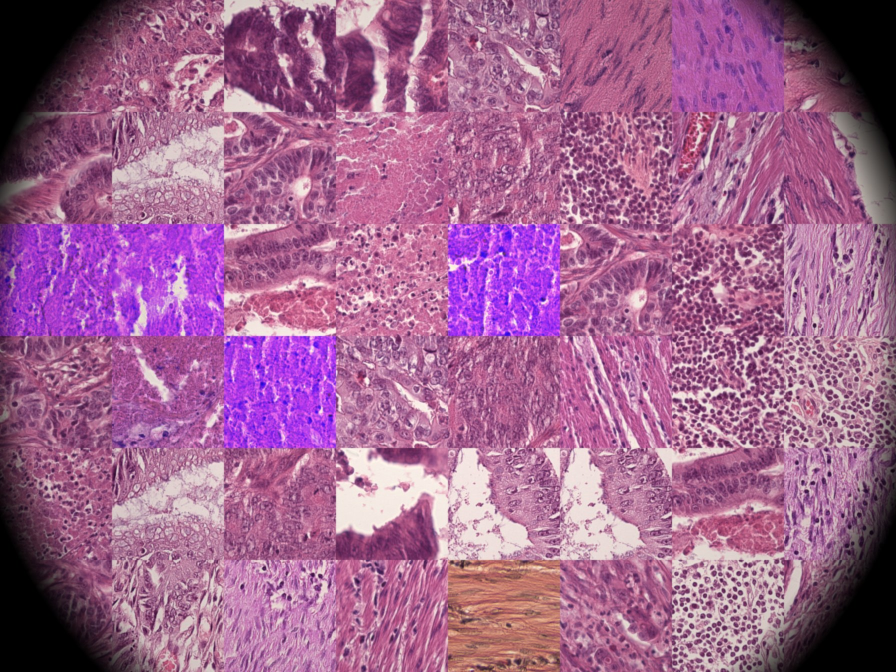
#> input picture backend/samples/advanced_adenocarcinoma.jpg, 1792 x 1344 px (shown at 1/2 size)
$ python -i stitch.py   (imports and definitions only)
#> lines starting #> are read from the running program, lines starting #| are printed output that depends on the picture; after the words box and inside, x2 and y2 are one past the last pixel; in counts of white or black regions, pixels touching at a corner belong together
"""Stitch overlapping eyepiece photos of one slide into a single mosaic.

The clinician moves the stage between photos so neighbouring fields overlap (about a third).
Each photo is a lit disc inside the dark eyepiece ring, so:

1. Find SIFT features inside each disc only (`field_mask`) and match every pair of photos.
2. Fit a similarity transform (shift + rotation + uniform scale) per matching pair with RANSAC.
   A flat slide under a fixed objective needs nothing more flexible.
3. Chain photos to one reference along the strongest matches (a maximum spanning tree).
4. Blend with weights that fall to zero at the eyepiece edge, so the dark ring and the dim
   field-stop never show and seams fade out.

Areas outside every field stay black, which the engine already treats as non-tissue.
"""

from __future__ import annotations

from dataclasses import dataclass
from pathlib import Path

import cv2
import numpy as np
from PIL import Image
from scipy import ndimage

from app import config

MATCH_SIDE = 1024  # photos are matched at this size; transforms are scaled back up
MIN_INLIERS = 25


class StitchError(ValueError):
    """Photos could not be aligned (too little overlap, blur, or not the same slide)."""


@dataclass
class Mosaic:
    image: Image.Image
    used: int  # photos that made it into the mosaic
    total: int
    downscale: float  # < 1 when the mosaic was shrunk to fit MOSAIC_MAX_SIDE


def field_mask(arr: np.ndarray) -> np.ndarray:
    """True inside the illuminated eyepiece field, minus its dim rim.

    The field stop is a convex disc, so the mask is the convex hull of the lit area: dark tissue
    (dense nuclei) touching the field edge stays inside instead of being cut out as 'ring'."""
    gray = cv2.GaussianBlur(cv2.cvtColor(arr, cv2.COLOR_RGB2GRAY), (0, 0), 3).astype(np.float32)
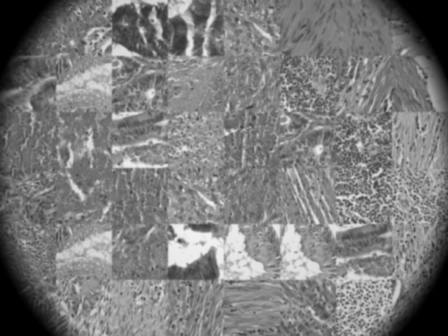
#> gray: shape (1344, 1792) float32 (shown at 1/4 size); min 0, max 241, mean 122.8
    lit = gray > max(25.0, 0.3 * float(np.percentile(gray, 90)))
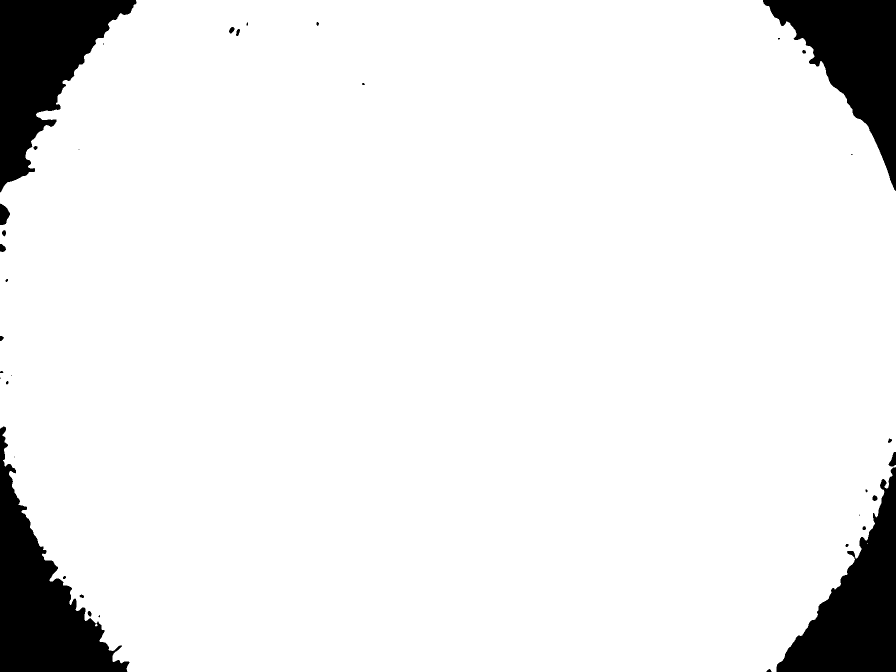
#> lit: shape (1344, 1792) bool (shown at 1/2 size); 92.2% white; 37 black regions (12 under 20 px), largest, box (x1, y1, x2, y2) and area: (0, 853, 259, 1344) 49688, (0, 0, 273, 385) 49389, (1553, 934, 1792, 1344) 44333
    labels, n = ndimage.label(lit)
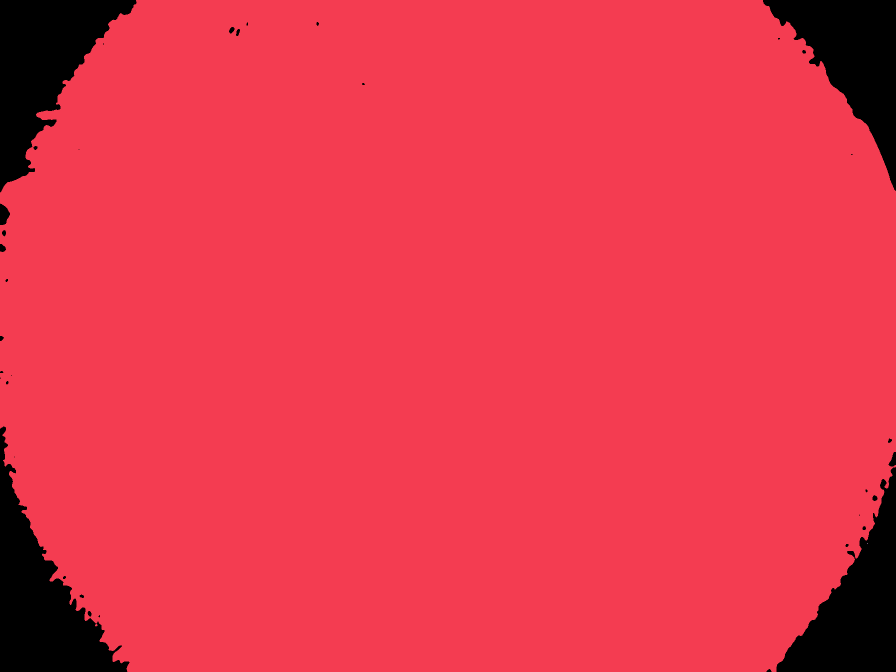
#> labels: shape (1344, 1792) int32 (shown at 1/2 size); 3 distinct labels, from 0 to 2; one colour per label, 0 black
#> n = 2
    if n == 0:
        return np.zeros(gray.shape, bool)
    disc = (labels == np.argmax(np.bincount(labels.ravel())[1:]) + 1).astype(np.uint8)
#> disc: shape (1344, 1792); values 0 (black) and 1 (white), 92.2% white; 37 black regions (12 under 20 px)
    contours, _ = cv2.findContours(disc, cv2.RETR_EXTERNAL, cv2.CHAIN_APPROX_SIMPLE)
#> contours = 1 contour; box (x1, y1, x2, y2) and area: (0, 0, 1792, 1344) 2217248
    hull = np.zeros_like(disc)
    cv2.fillPoly(hull, [cv2.convexHull(np.concatenate(contours))], 1)
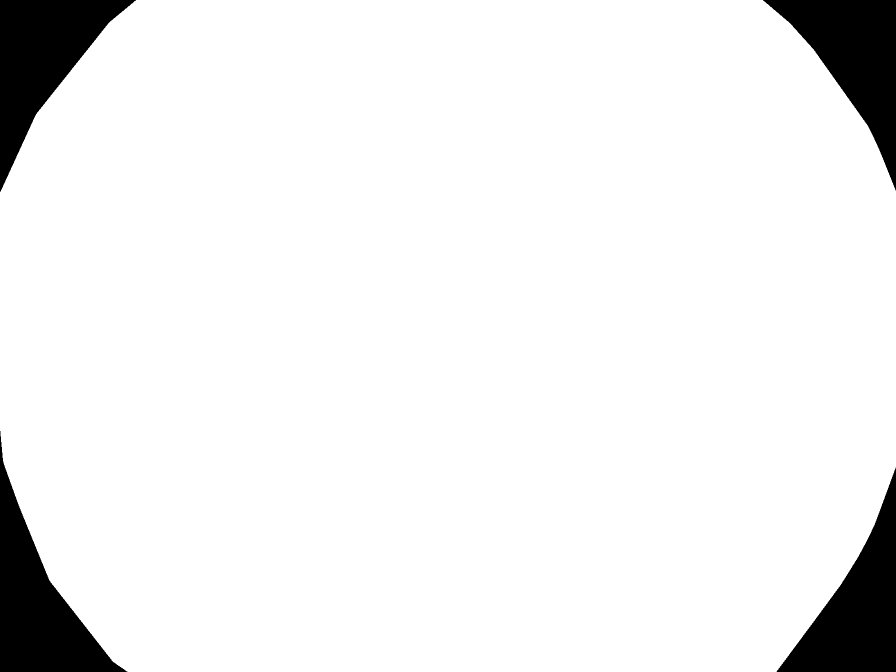
#> hull: shape (1344, 1792) (shown at 1/2 size); values 0 (black) and 1 (white), 92.9% white; 4 black regions, box (x1, y1, x2, y2) and area: (0, 862, 255, 1344) 43626, (0, 0, 272, 384) 43316, (1553, 935, 1792, 1344) 41895, (1526, 0, 1792, 381) 41367
    # Pull in from the field stop: its soft, dim edge would tint the blend.
    r = max(3, round(0.03 * max(arr.shape[:2])))
    return cv2.erode(hull, cv2.getStructuringElement(cv2.MORPH_ELLIPSE, (2 * r + 1, 2 * r + 1))) > 0
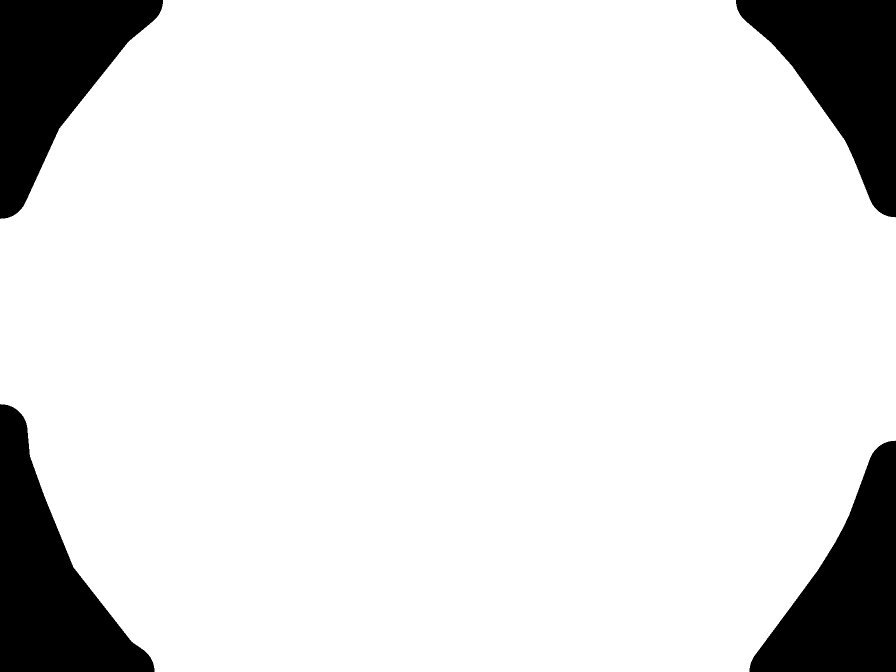
#> returned value: shape (1344, 1792) bool (shown at 1/2 size); 88.1% white; 4 black regions, box (x1, y1, x2, y2) and area: (0, 808, 309, 1344) 76268, (0, 0, 326, 438) 71424, (1499, 881, 1792, 1344) 70089, (1472, 0, 1792, 435) 69179


# [98 lines left out: functions _features, _pair, _layout, stitch, not called in this run]


def field_paths(case_dir: Path) -> list[Path]:
    return sorted(case_dir.glob("field_*"))

>>> import cv2
>>> picture = cv2.cvtColor(cv2.imread('../../samples/advanced_adenocarcinoma.jpg'), cv2.COLOR_BGR2RGB)
>>> result = field_mask(picture)

$ run again, on backend/samples/inflamed_mucosa.jpg
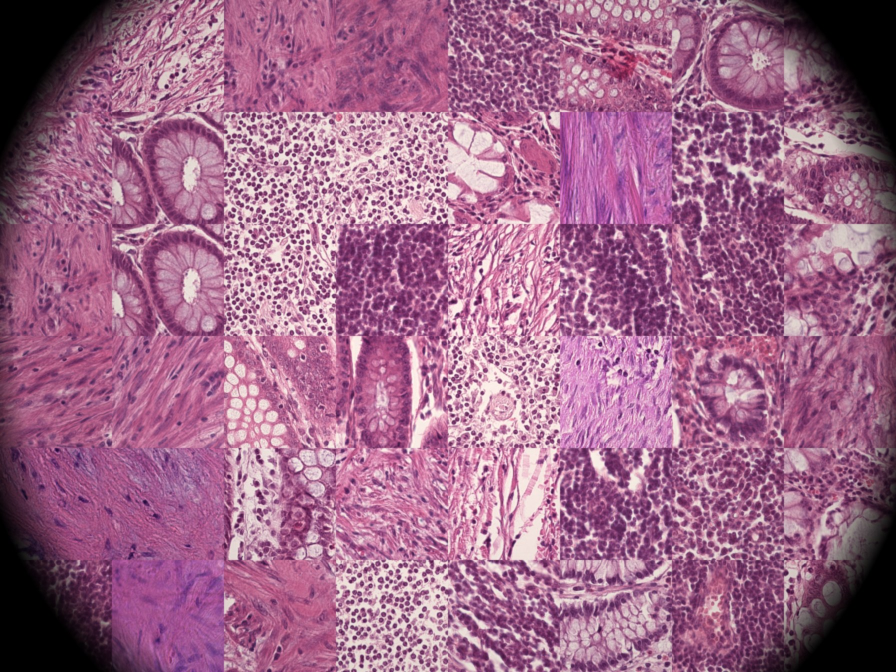
#> input picture backend/samples/inflamed_mucosa.jpg, 1792 x 1344 px (shown at 1/2 size)
#> lit: shape (1344, 1792) bool; 91.7% white; 47 black regions (16 under 20 px), largest, box (x1, y1, x2, y2) and area: (0, 866, 274, 1344) 55391, (1487, 910, 1792, 1344) 47671, (0, 0, 261, 422) 47609
#> in field_mask, `labels, n = ndimage.label(lit)`:
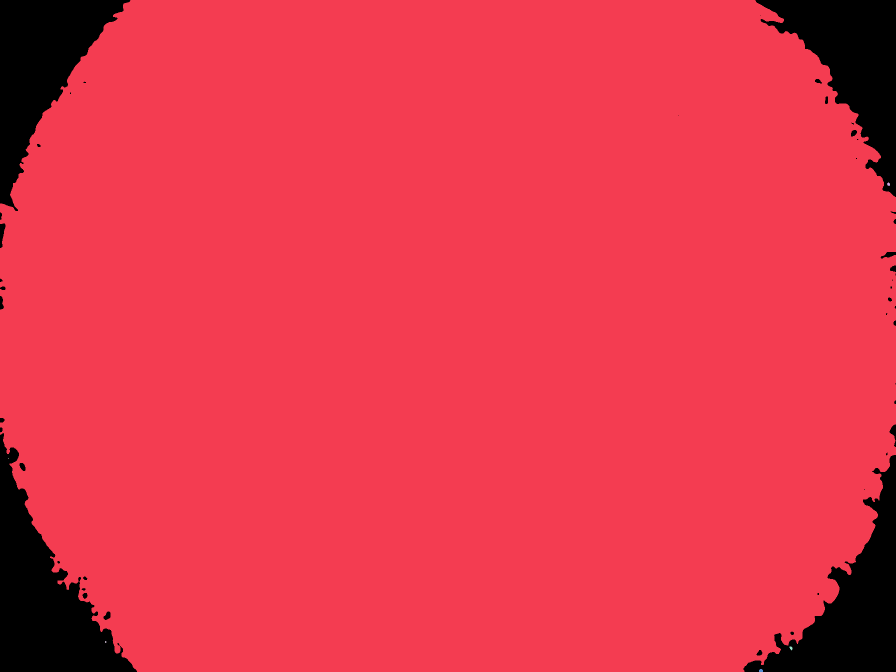
#> labels: shape (1344, 1792) int32 (shown at 1/2 size); 7 distinct labels, from 0 to 6; one colour per label, 0 black
#> n = 6
#> disc: shape (1344, 1792); values 0 (black) and 1 (white), 91.7% white; 47 black regions (16 under 20 px)
#> contours = 1 contour; box (x1, y1, x2, y2) and area: (0, 0, 1792, 1344) 2205754
#> hull: shape (1344, 1792); values 0 (black) and 1 (white), 92.6% white; 4 black regions, box (x1, y1, x2, y2) and area: (0, 871, 274, 1344) 49593, (0, 0, 261, 406) 44902, (1511, 0, 1792, 393) 42306, (1490, 911, 1792, 1344) 42284
#> in field_mask, `return cv2.erode(hull, cv2.getStructuringElement(cv2.MORPH_ELLIPSE, (2..`:
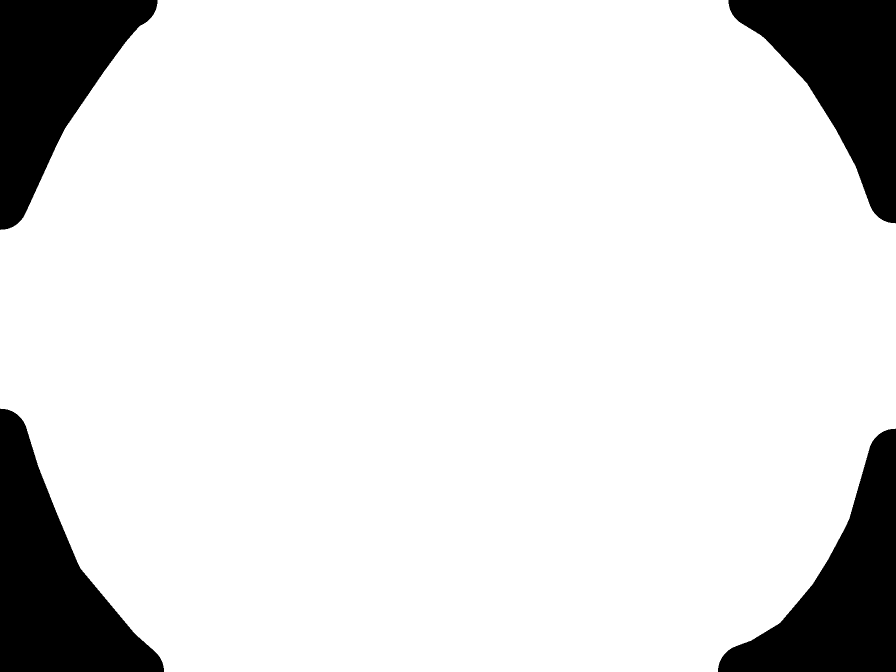
#> returned value: shape (1344, 1792) bool (shown at 1/2 size); 87.5% white; 4 black regions, box (x1, y1, x2, y2) and area: (0, 817, 328, 1344) 82080, (1436, 857, 1792, 1344) 74478, (0, 0, 315, 460) 73628, (1457, 0, 1792, 447) 71319

$ run again, on backend/samples/invasive_focus.jpg
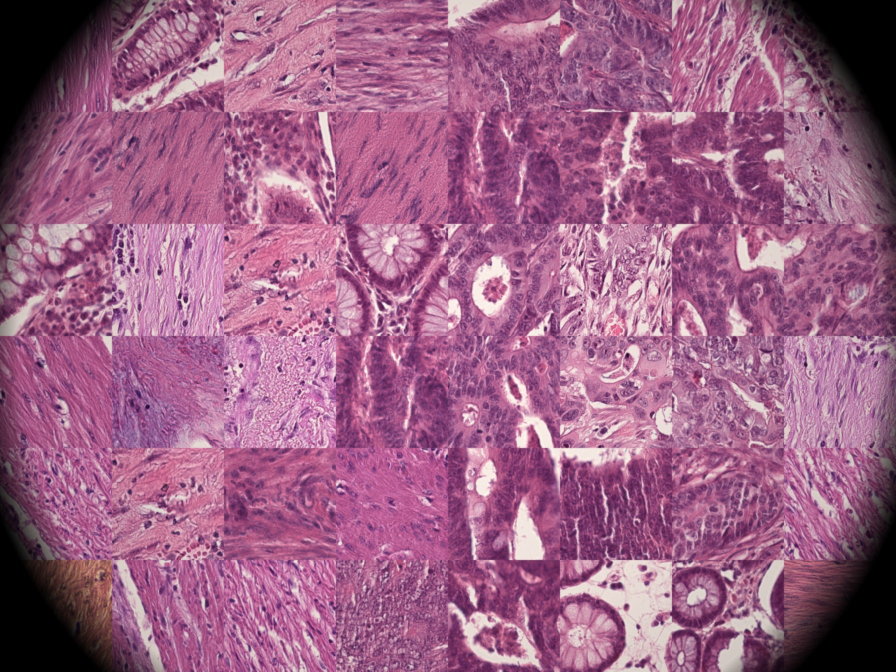
#> input picture backend/samples/invasive_focus.jpg, 1792 x 1344 px (shown at 1/2 size)
#> lit: shape (1344, 1792) bool; 92.1% white; 30 black regions (6 under 20 px), largest, box (x1, y1, x2, y2) and area: (0, 0, 287, 425) 48810, (1503, 941, 1792, 1344) 46988, (0, 900, 270, 1344) 46260
#> in field_mask, `labels, n = ndimage.label(lit)`:
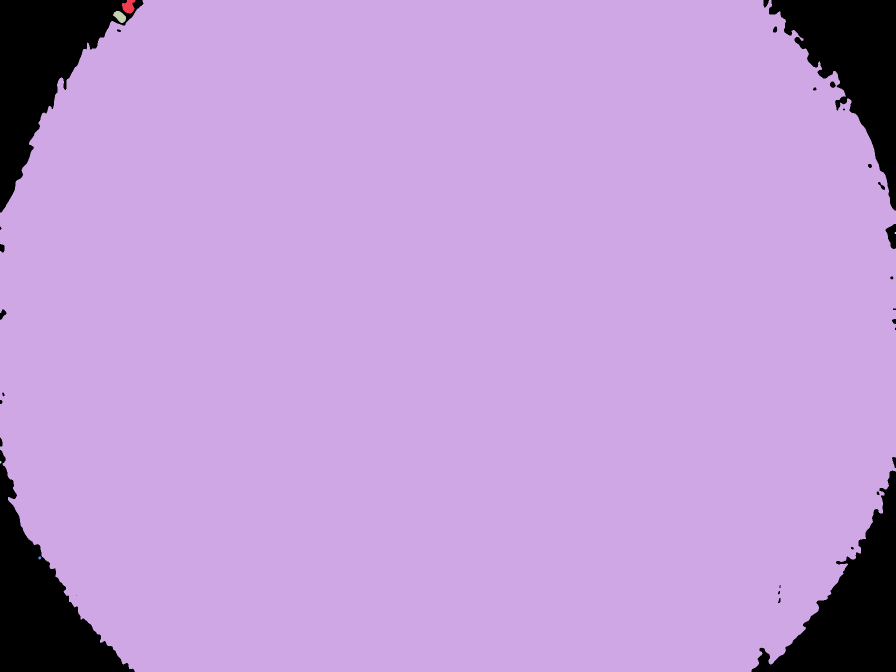
#> labels: shape (1344, 1792) int32 (shown at 1/2 size); 7 distinct labels, from 0 to 6; one colour per label, 0 black
#> n = 6
#> disc: shape (1344, 1792); values 0 (black) and 1 (white), 92.1% white; 30 black regions (6 under 20 px)
#> contours = 1 contour; box (x1, y1, x2, y2) and area: (0, 0, 1792, 1344) 2215088
#> hull: shape (1344, 1792); values 0 (black) and 1 (white), 92.8% white; 4 black regions, box (x1, y1, x2, y2) and area: (0, 0, 285, 424) 45182, (0, 903, 270, 1344) 43090, (1504, 944, 1792, 1344) 43077, (1543, 0, 1792, 420) 41244
#> in field_mask, `return cv2.erode(hull, cv2.getStructuringElement(cv2.MORPH_ELLIPSE, (2..`:
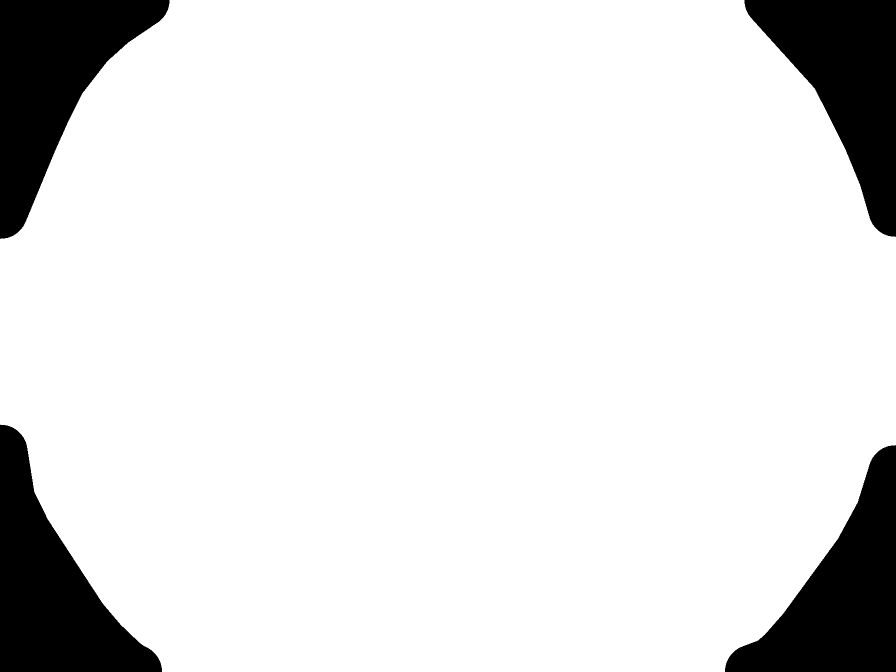
#> returned value: shape (1344, 1792) bool (shown at 1/2 size); 87.8% white; 4 black regions, box (x1, y1, x2, y2) and area: (0, 0, 339, 478) 75837, (0, 849, 324, 1344) 74175, (1450, 890, 1792, 1344) 72817, (1489, 0, 1792, 474) 70378
